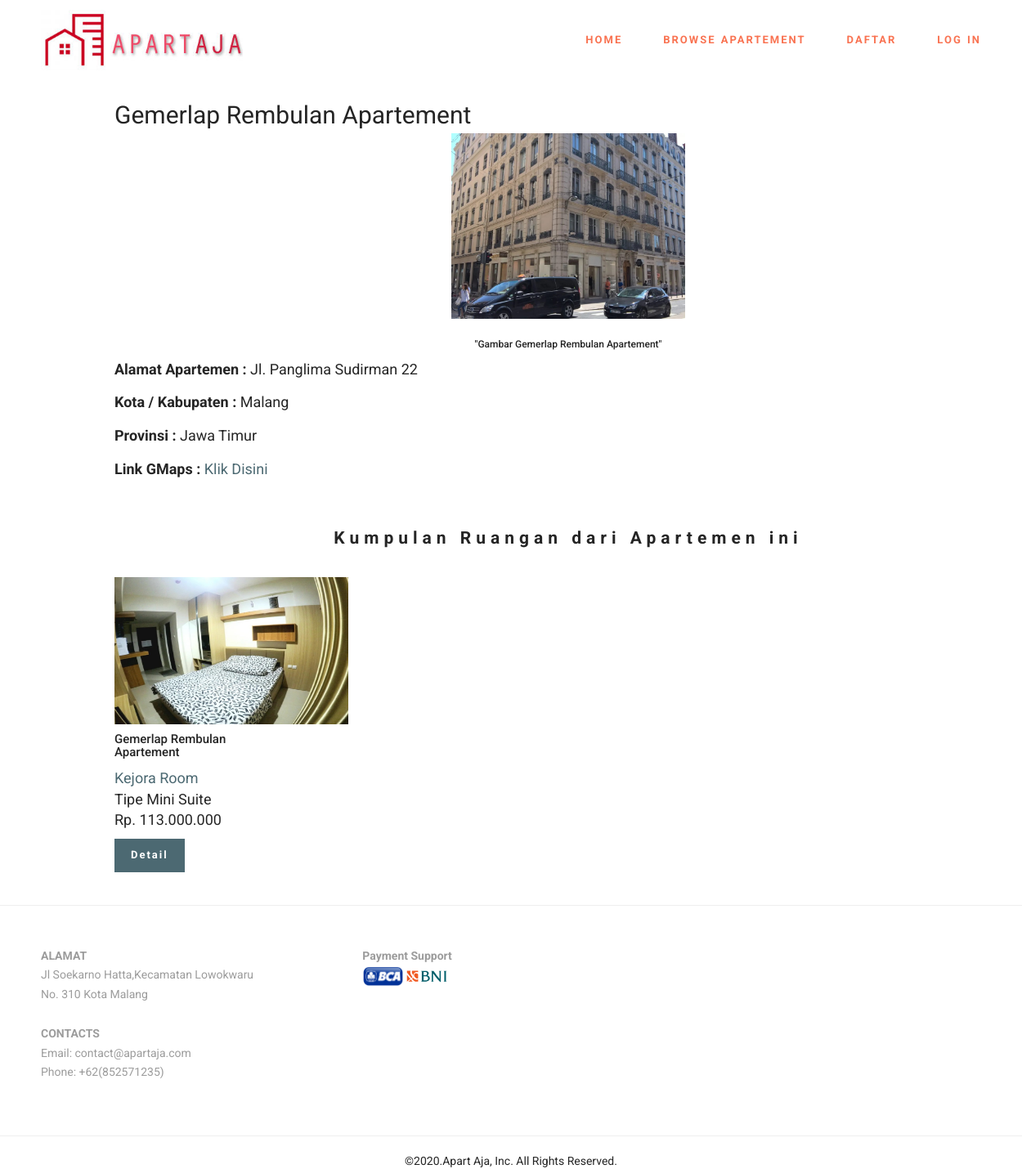
Screenshot of /apartemen/detailApartemen/22 with the database file from the repository.
### tables this page shows
CREATE TABLE `apartemen` (
  `id_apartemen` int(11) NOT NULL,
  `id_pengelola` int(11) NOT NULL,
  `nama_apartemen` varchar(255) NOT NULL,
  `alamat_apartemen` varchar(255) NOT NULL,
  `kota_kabupaten` varchar(200) NOT NULL,
  `provinsi` varchar(200) NOT NULL,
  `gambar_apartemen` text NOT NULL,
  `maps_link` text NOT NULL DEFAULT '#'
);

CREATE TABLE `ruangan_apartemen` (
  `id_ruangan` int(11) NOT NULL,
  `id_apartemen` int(11) NOT NULL,
  `id_pengelola` int(11) NOT NULL,
  `nama_ruangan` varchar(255) NOT NULL,
  `jenis_ruangan` varchar(250) NOT NULL,
  `harga_beli` bigint(20) NOT NULL,
  `detail_ruangan` text NOT NULL,
  `sisa_ruang_apartemen` int(10) NOT NULL,
  `gambar_utama` text NOT NULL
);

### application/controllers/Apartemen.php (called while the page is built, shortened)
<?php
class Apartemen extends CI_Controller
{
    public function __construct()
    {
        $this->load->model('apartemen_model');
        $this->load->model('user_model');
        $this->load->model('ruangan_model');
    }
    public function detailApartemen($id)
    {
        $data['apart'] = $this->apartemen_model->getAllApartemenById($id);
        $data['ruanganapart'] = $this->ruangan_model->getAllRuanganByIdApartemen($id);
        $level = $this->session->userdata('level');
        if ($level == 'user' or $level == 'admin') {
            $this->load->view('templates/header-user', $data);
        } else {
            $this->load->view('templates/header-guest', $data);
        }
        $this->load->view('apartemen/detail', $data);
        $this->load->view('templates/footer');
    }
}

### index.php (called while the page is built, shortened)
<?php
require_once BASEPATH.'core/CodeIgniter.php';

### application/models/Apartemen_model.php (called while the page is built, shortened)
<?php
class apartemen_model extends CI_Model
{
    public function getAllApartemenById($id_apart)
    {
        $query = $this->db->query("SELECT * FROM apartemen as a JOIN pengelola_apartemen pa ON a.id_pengelola = pa.id_pengelola WHERE a.id_apartemen = '$id_apart'");
        return $query->result_array();
    }
}

### application/models/Ruangan_model.php (called while the page is built, shortened)
<?php
class ruangan_model extends CI_Model
{
	public function getAllRuanganByIdApartemen($id_apart)
	{
		$query = $this->db->query("SELECT * FROM ruangan_apartemen as ra JOIN apartemen a ON ra.id_apartemen = a.id_apartemen WHERE ra.id_apartemen = $id_apart");
		return $query->result_array();
	}
}

### application/views/apartemen/detail.php (the view, shortened to what this page needs)
<div class="container" style="padding: 20px; margin: 0 auto ;margin-top:100px;">
    <div class="row">
        <div class="col-md-12" style="margin-left:70px;margin-right:70px;">
            <?php
            foreach ($apart as $apartemen) {
            ?>
                <span style="margin-top:20px;margin-bottom: 20px;font-size: 30px"><?= $apartemen['nama_apartemen'] ?> Apartement</span>
                <div class="card-body" style="font-size: 18px">
                    <div class="card-body">
                        <center>
                            <img style="width:286px;margin-bottom: 15px" src="<?= base_url() ?>assets/img/gambar_apartemen/<?= $apartemen['gambar_apartemen'] ?>" alt="Card image cap">
                        </center>
                        <center>
                            <h5 class="card-title">"Gambar <?= $apartemen['nama_apartemen'] ?> Apartement"</h5>
                        </center>
                        <p class="card-text">
                            <label for=""><b>Alamat Apartemen : </b></label>
                            <?= $apartemen['alamat_apartemen']; ?>
                        </p>
                        <p class="card-text">
                            <label for=""><b>Kota / Kabupaten :</b></label>
                            <?= $apartemen['kota_kabupaten']; ?>
                        </p>
                        <p class="card-text">
                            <label for=""><b>Provinsi :</b></label>
                            <?= $apartemen['provinsi']; ?>
                        </p>
                        <p class="card-text">
                            <label for=""><b>Link GMaps :</b></label>
                            <a target="_blank" style="text-decoration: none" href="<?= $apartemen['maps_link']; ?>">Klik Disini</a>
                        </p>
                        <p class="card-text">
                            <label><b>
                                    <h3>
                                        <center>Kumpulan Ruangan dari Apartemen ini</center>
                                    </h3>
                                </b></label>
                        </p><br>
                        <?php
                        foreach ($ruanganapart as $ruanganApartemen) {
                        ?>
                            <div class="card" onclick="location.href='detail-ruang-apartemen.php?id_ruangan=<?= $ruanganApartemen['id_ruangan'] ?>'" style="width: 18rem;display:inline-block;cursor: pointer">
                                <img style="width:286px;height:180px" src="<?= base_url() ?>assets/img/gambar_ruangan/<?= $ruanganApartemen['gambar_utama'] ?>" alt="Card image cap">
                                <div class="card-body">
                                    <h4 class="card-title"><?= $ruanganApartemen['nama_apartemen'] ?> Apartement</h4>
                                    <p class="card-text"><a style="text-decoration: none;" href="detail-ruang-apartemen.php?id_ruangan=<?= $ruanganApartemen['id_ruangan'] ?>"><?= $ruanganApartemen['nama_ruangan'] ?> Room</a><br>Tipe <?= $ruanganApartemen['jenis_ruangan'] ?><br>Rp. <?= number_format($ruanganApartemen['harga_beli'], 0, ',', '.');; ?></p>
                                    <a href="detail-ruang-apartemen.php?id_ruangan=<?= $ruanganApartemen['id_ruangan'] ?>" class="btn btn-primary">Detail</a>
                                </div>
                            </div>
                        <?php
                        }
                        ?>
                    </div>
                <?php
            }
                ?>
                </div>
        </div>
    </div>
</div>

### assets/mobirise/css/style.css (style rules this page uses)
html { position: relative; min-height: 100%; }

### rows the page displays
apartemen: nama_apartemen "Gemerlap Rembulan", gambar_apartemen (picture), alamat_apartemen "Jl. Panglima Sudirman 22", kota_kabupaten "Malang", provinsi "Jawa Timur"
ruangan_apartemen: gambar_utama (picture), id_apartemen.nama_apartemen "Gemerlap Rembulan", nama_ruangan "Kejora", jenis_ruangan "Mini Suite", harga_beli "113.000.000"
